Frame 1 (no input): blank canvas, image omitted
Frame 60 (the mouse pressed at the canvas centre just before this capture): blank canvas, image omitted
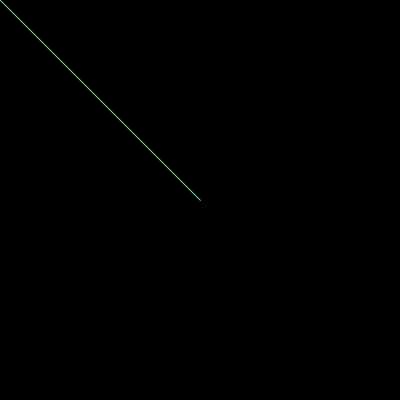
Frame 120 (the mouse held since frame 60 and released just before this capture)

The Processing sketch whose frames 1 and 60 were blank and that drew this single picture after the mouse press (run headless with seeded random() and noise(); from frame 60 on, the mouse is pressed at the canvas centre):

// Processing sketch: processing_5701
// ── processing_5701.pde

float drawmode = 0;

void setup() {
  smooth();
  size (400,400);
  background (0);
}

void draw() {
  if (drawmode > 2) {
    drawmode = 0;
  }
  if (drawmode == 0) {
    stroke (random(255),random(255),random(255));
    line (pmouseX, pmouseY, mouseX, mouseY);
  }
    if (drawmode == 1) {
    noStroke();
    fill (random(255),random(255),random(255));
    ellipseMode(CORNERS);
    ellipse (pmouseX, pmouseY, mouseX, mouseY);
  }
    if (drawmode == 2) {
    noStroke();
    fill (random(255),random(255),random(255));
    rectMode(CORNERS);
    rect (pmouseX, pmouseY, mouseX, mouseY);
  }
}

void mouseReleased() {
  background (0);
  drawmode += 1;
}
